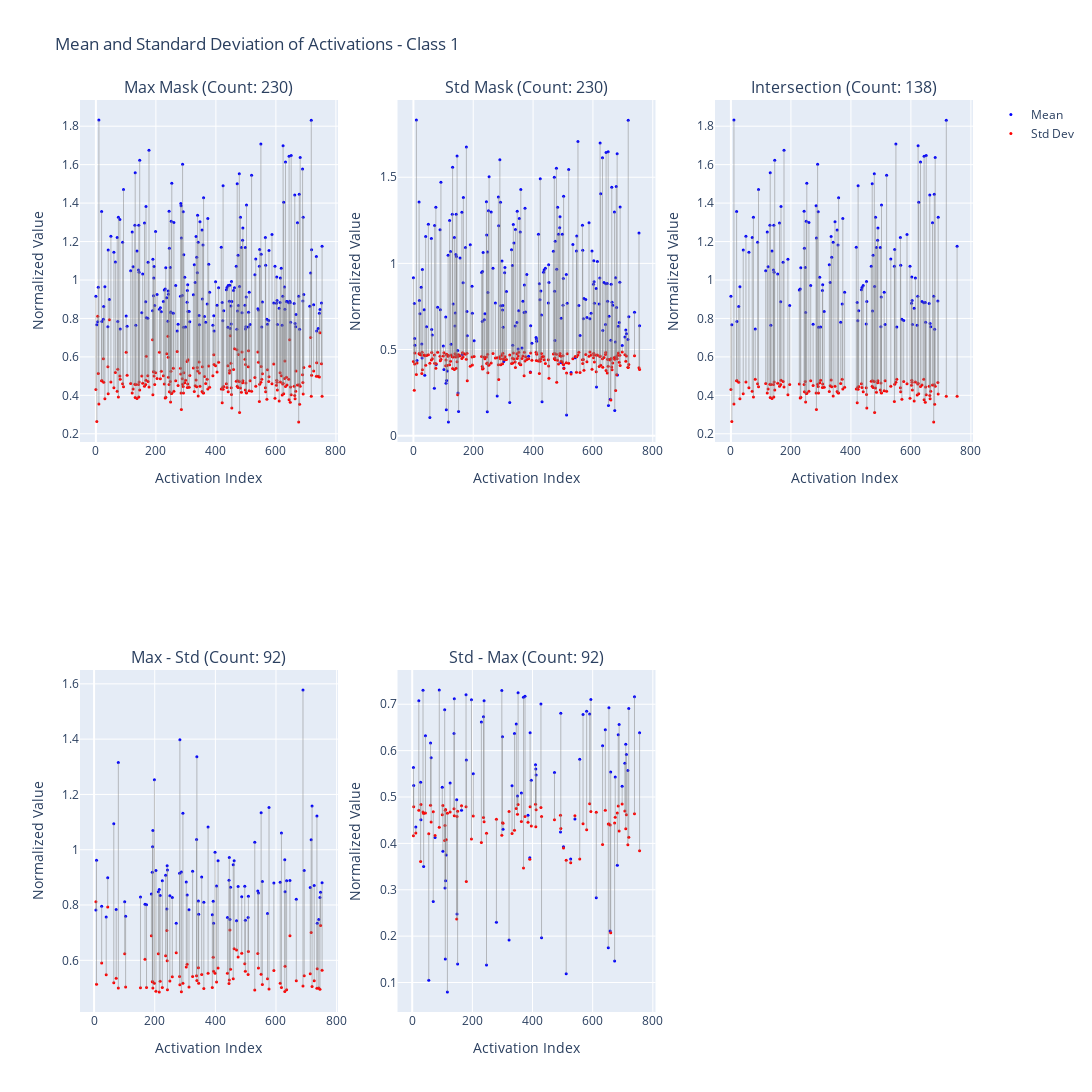
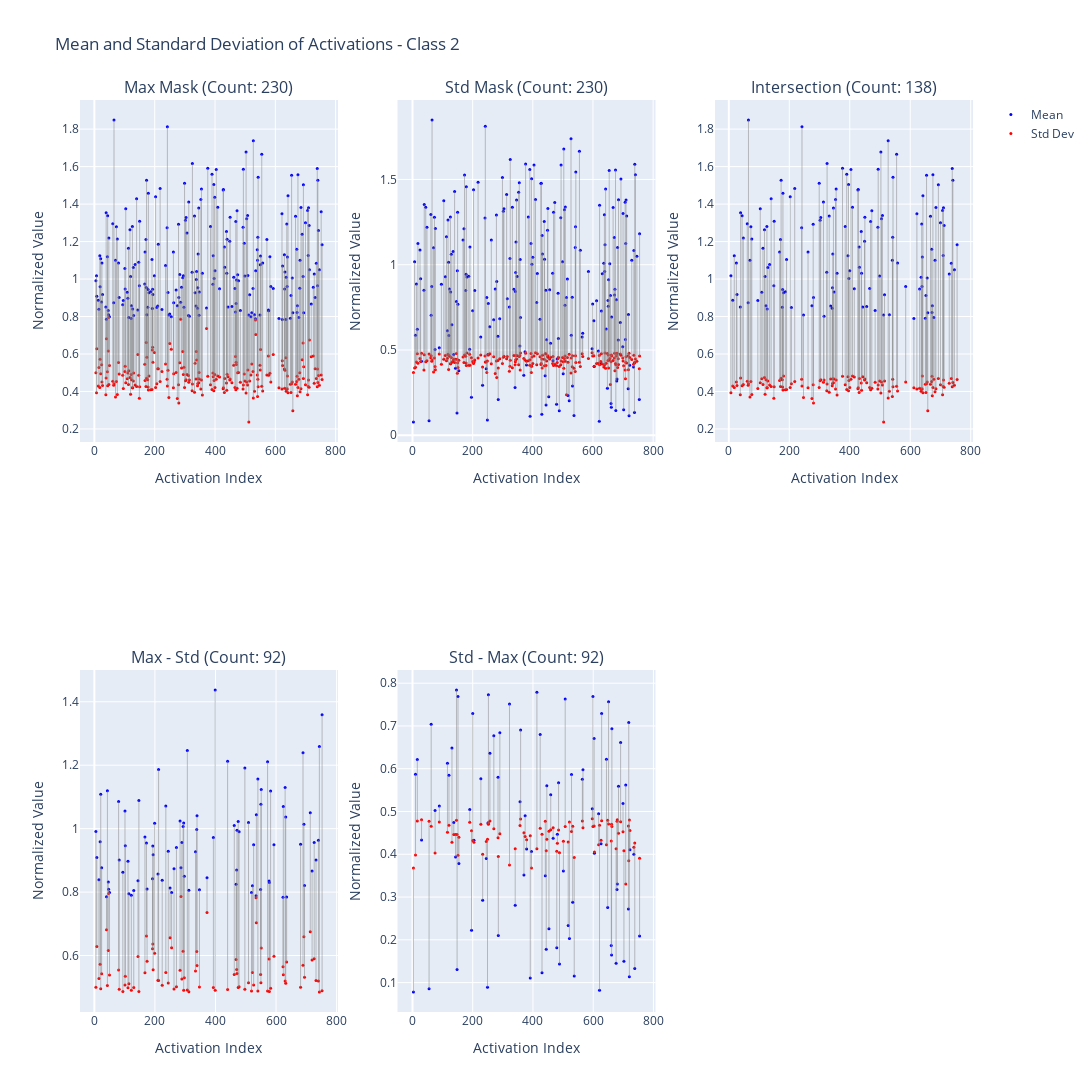

Here is the notebook cell these charts were saved with, in order:
### Code cell
import plotly.graph_objects as go
from plotly.subplots import make_subplots
import numpy as np
from ipywidgets import VBox, Output
from utilities import compute_masks
from IPython.display import display

output_widgets = []

for i, fc1 in enumerate(all_fc_vals):
    # fc1 = np.array(fc1)
    mask_max, mask_std, mask_intersection, mask_max_low_std = compute_masks(fc1, 0.30)
    # mask_std = mask_max_low_std
    
    m = np.mean(np.abs(fc1), axis=0)
    s = np.std(fc1, axis=0)
    min_val = np.min(fc1, axis=0)
    max_val = np.max(fc1, axis=0)
    
    # Normalize std and mean
    s_norm = (s - min_val) / (max_val - min_val)
    m_norm = m#(m - min_val) / (max_val - min_val)
    
    # Create indices for different masks
    indices_max = np.where(mask_max == 0)[0]
    indices_std = np.where(mask_std == 0)[0]
    indices_intersection = np.intersect1d(indices_max, indices_std)
    indices_max_minus_std = np.setdiff1d(indices_max, indices_std)
    indices_std_minus_max = np.setdiff1d(indices_std, indices_max)
    
    # Count the indices in each set
    count_max = len(indices_max)
    count_std = len(indices_std)
    count_intersection = len(indices_intersection)
    count_max_minus_std = len(indices_max_minus_std)
    count_std_minus_max = len(indices_std_minus_max)
    
    out = Output()
    with out:
        # Create subplots with counts in titles
        fig = make_subplots(rows=2, cols=3, 
                            subplot_titles=(f"Max Mask (Count: {count_max})", 
                                            f"Std Mask (Count: {count_std})", 
                                            f"Intersection (Count: {count_intersection})",
                                            f"Max - Std (Count: {count_max_minus_std})", 
                                            f"Std - Max (Count: {count_std_minus_max})"))
        
        # Helper function to add traces
        def add_traces(indices, row, col):
            fig.add_trace(
                go.Scatter(
                    x=indices,
                    y=m_norm[indices],
                    mode='markers',
                    name='Mean',
                    marker=dict(size=3, color='blue'),
                    showlegend=(row == 1 and col == 1)
                ),
                row=row, col=col
            )
            fig.add_trace(
                go.Scatter(
                    x=indices,
                    y=s_norm[indices],
                    mode='markers',
                    name='Std Dev',
                    marker=dict(size=3, color='red'),
                    showlegend=(row == 1 and col == 1)
                ),
                row=row, col=col
            )
            for j in indices:
                fig.add_trace(
                    go.Scatter(
                        x=[j, j],
                        y=[m_norm[j], s_norm[j]],
                        mode='lines',
                        line=dict(color='gray', width=0.5),
                        showlegend=False
                    ),
                    row=row, col=col
                )
        
        # Add traces for all plots
        add_traces(indices_max, 1, 1)
        add_traces(indices_std, 1, 2)
        add_traces(indices_intersection, 1, 3)
        add_traces(indices_max_minus_std, 2, 1)
        add_traces(indices_std_minus_max, 2, 2)
        
        # Update layout
        fig.update_layout(
            title=f'Mean and Standard Deviation of Activations - Class {i+1}',
            height=1200,
            width=1800,
            hovermode='closest'
        )
        
        # Update x and y axis labels for all subplots
        for row in range(1, 3):
            for col in range(1, 4):
                if row == 2 and col == 3:
                    continue  # Skip the empty subplot
                fig.update_xaxes(title_text="Activation Index", row=row, col=col)
                fig.update_yaxes(title_text="Normalized Value", row=row, col=col)
        
        display(fig)
    
    output_widgets.append(out)

# Display all figures in a vertical box
# display(VBox(output_widgets))
